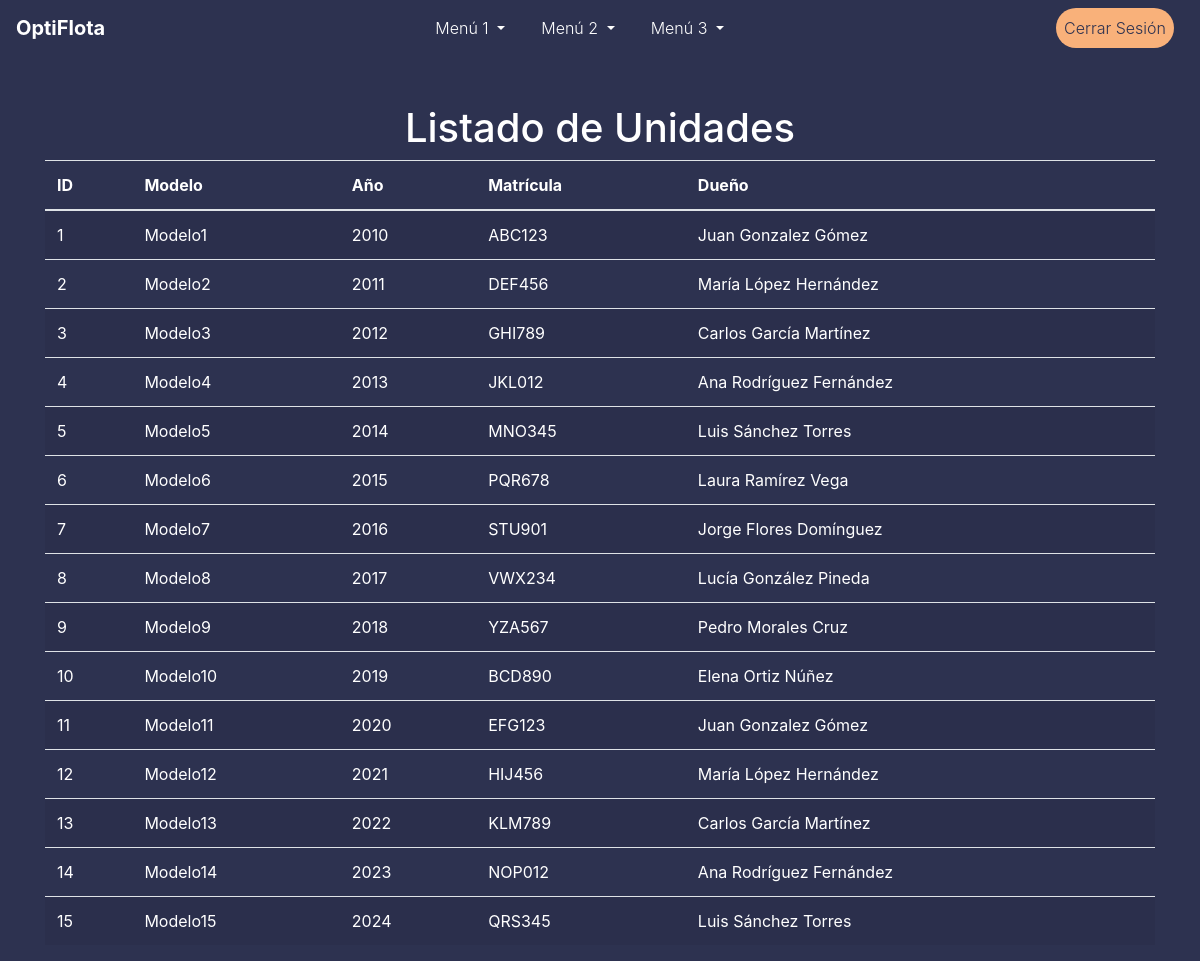
The app's page /units/list_units (signed in) with its own data.
### models.py (models this page shows)
class Unit(db.Model):
    id = db.Column(db.Integer, primary_key=True)
    modelo = db.Column(db.String(50), nullable=False)
    ano = db.Column(db.Integer, nullable=False)
    matricula = db.Column(db.String(20), unique=True, nullable=False)
    dueño_id = db.Column(db.Integer, db.ForeignKey('accionista.id'), nullable=False)
    dueño = db.relationship('Accionista', backref=db.backref('units', lazy=True))

class Accionista(db.Model):
    id = db.Column(db.Integer, primary_key=True)
    nombres = db.Column(db.String(50), nullable=False)
    apellido_paterno = db.Column(db.String(50), nullable=False)
    apellido_materno = db.Column(db.String(50), nullable=False)
    fecha_nacimiento = db.Column(db.Date, nullable=False)
    numero_telefonico = db.Column(db.String(20), nullable=False)

### routes/unit_routes.py (the view)
@unit_routes_bp.route('/list_units')
@login_required
def list_units():
    units = Unit.query.all()
    return render_template('list_units.html', units=units)

### app.py (called while the page is built)
@login_manager.user_loader
def load_user(user_id):
    return User.query.get(int(user_id))

### templates/list_units.html (shortened to what this page needs)
{% extends "topmenu_template.html" %}
{% block content %}
<div class="container mt-5">
    <h1 class="text-center">Listado de Unidades</h1>
    <table class="table table-striped text-white">
        <thead>
            <tr>
                <th>ID</th>
                <th>Modelo</th>
                <th>Año</th>
                <th>Matrícula</th>
                <th>Dueño</th>
            </tr>
        </thead>
        <tbody>
            {% for unit in units %}
                <tr>
                    <td>{{ unit.id }}</td>
                    <td>{{ unit.modelo }}</td>
                    <td>{{ unit.ano }}</td>
                    <td>{{ unit.matricula }}</td>
                    <td>{{ unit.dueño.nombres }} {{ unit.dueño.apellido_paterno }} {{ unit.dueño.apellido_materno }}</td>
                </tr>
            {% endfor %}
        </tbody>
    </table>
</div>
{% endblock %}

### static/css/styles.css (style rules this page uses)
:root { --color-fondo: #424769; --color-fondo-mas-fondo: #2d3250; --color-texto: #ffffff; --color-relleno-textbox: #676f9d; --color-boton: #f9b17a; }
body { background-color: var(--color-fondo-mas-fondo); color: var(--color-texto); }

### records on screen
Unit: id "1", modelo "Modelo1", ano "2010", matricula "ABC123", dueño.nombres "Juan", dueño.apellido_paterno "Gonzalez", dueño.apellido_materno "Gómez"
Unit: id "2", modelo "Modelo2", ano "2011", matricula "DEF456", dueño.nombres "María", dueño.apellido_paterno "López", dueño.apellido_materno "Hernández"
Unit: id "3", modelo "Modelo3", ano "2012", matricula "GHI789", dueño.nombres "Carlos", dueño.apellido_paterno "García", dueño.apellido_materno "Martínez"
Unit: id "4", modelo "Modelo4", ano "2013", matricula "JKL012", dueño.nombres "Ana", dueño.apellido_paterno "Rodríguez", dueño.apellido_materno "Fernández"
Unit: id "5", modelo "Modelo5", ano "2014", matricula "MNO345", dueño.nombres "Luis", dueño.apellido_paterno "Sánchez", dueño.apellido_materno "Torres"
Unit: id "6", modelo "Modelo6", ano "2015", matricula "PQR678", dueño.nombres "Laura", dueño.apellido_paterno "Ramírez", dueño.apellido_materno "Vega"
Unit: id "7", modelo "Modelo7", ano "2016", matricula "STU901", dueño.nombres "Jorge", dueño.apellido_paterno "Flores", dueño.apellido_materno "Domínguez"
Unit: id "8", modelo "Modelo8", ano "2017", matricula "VWX234", dueño.nombres "Lucía", dueño.apellido_paterno "González", dueño.apellido_materno "Pineda"
Unit: id "9", modelo "Modelo9", ano "2018", matricula "YZA567", dueño.nombres "Pedro", dueño.apellido_paterno "Morales", dueño.apellido_materno "Cruz"
Unit: id "10", modelo "Modelo10", ano "2019", matricula "BCD890", dueño.nombres "Elena", dueño.apellido_paterno "Ortiz", dueño.apellido_materno "Núñez"
Unit: id "11", modelo "Modelo11", ano "2020", matricula "EFG123", dueño.nombres "Juan", dueño.apellido_paterno "Gonzalez", dueño.apellido_materno "Gómez"
Unit: id "12", modelo "Modelo12", ano "2021", matricula "HIJ456", dueño.nombres "María", dueño.apellido_paterno "López", dueño.apellido_materno "Hernández"
Unit: id "13", modelo "Modelo13", ano "2022", matricula "KLM789", dueño.nombres "Carlos", dueño.apellido_paterno "García", dueño.apellido_materno "Martínez"
Unit: id "14", modelo "Modelo14", ano "2023", matricula "NOP012", dueño.nombres "Ana", dueño.apellido_paterno "Rodríguez", dueño.apellido_materno "Fernández"
Unit: id "15", modelo "Modelo15", ano "2024", matricula "QRS345", dueño.nombres "Luis", dueño.apellido_paterno "Sánchez", dueño.apellido_materno "Torres"
